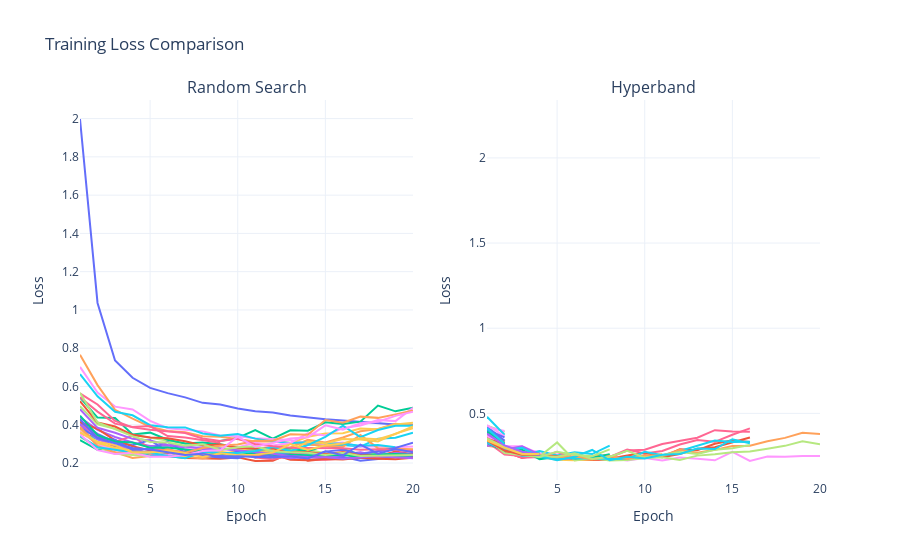

Source (notebook cell):
### Markdown cell above
**#️⃣of Trials - Why is that so different?**
- Hyperband focuses resources on promising configurations by combining random sampling and early elimination of poor configurations

### Code cell
e7_grouped = df_e7.groupby('config.epochs')
df7 = e7_grouped.get_group(20)

e6_grouped = df_e6.groupby('config.epochs')
df6 = e6_grouped.get_group(20)

fig = make_subplots(rows=1, cols=2, subplot_titles=["Random Search", "Hyperband"])

for trial in df7['trial_id'].unique().tolist():
    df = df7[df7['trial_id'] == trial]
    fig.add_trace(go.Scatter(x=df['training_iteration'], y=df['mean_val_loss'], mode='lines'), row=1, col=1)
fig.update_xaxes(title_text="Epoch", row=1, col=1)
fig.update_yaxes(title_text="Loss", row=1, col=1)

for trial in df6['trial_id'].unique().tolist():
    df = df6[df6['trial_id'] == trial]
    fig.add_trace(go.Scatter(x=df['training_iteration'], y=df['mean_val_loss'], mode='lines'), row=1, col=2)
fig.update_xaxes(title_text="Epoch", row=1, col=2)
fig.update_yaxes(title_text="Loss", row=1, col=2)

fig.update_layout(title_text="Training Loss Comparison", showlegend=False)

fig.show()

### Figure 1 — Plotly figure (JSON) as saved in the notebook; plotly's stock layout.template omitted (floating-point values rounded to 4 significant figures)
{"data": [{"mode": "lines", "type": "scatter", "x": [1, 2, 3, 4, 5, 6, 7, 8, 9, 10, 11, 12, 13, 14, 15, 16, 17, 18, 19, 20], "xaxis": "x", "y": [1.998, 1.037, 0.736, 0.6453, 0.5924, 0.5654, 0.5429, 0.5143, 0.5053, 0.4849, 0.47, 0.4642, 0.4485, 0.4378, 0.4284, 0.422, 0.4156, 0.4055, 0.4008, 0.3991], "yaxis": "y"}, {"mode": "lines", "type": "scatter", "x": [1, 2, 3, 4, 5, 6, 7, 8, 9, 10, 11, 12, 13, 14, 15, 16, 17, 18, 19, 20], "xaxis": "x", "y": [0.355, 0.3304, 0.2836, 0.2701, 0.2509, 0.2363, 0.2268, 0.2228, 0.2224, 0.2294, 0.2105, 0.2114, 0.2509, 0.2118, 0.2214, 0.2217, 0.2393, 0.2356, 0.2605, 0.2456], "yaxis": "y"}, {"mode": "lines", "type": "scatter", "x": [1, 2, 3, 4, 5, 6, 7, 8, 9, 10, 11, 12, 13, 14, 15, 16, 17, 18, 19, 20], "xaxis": "x", "y": [0.3199, 0.2689, 0.2796, 0.2539, 0.2475, 0.254, 0.2638, 0.2627, 0.3152, 0.3314, 0.3718, 0.3276, 0.3712, 0.3687, 0.4131, 0.4041, 0.4162, 0.5001, 0.4701, 0.4886], "yaxis": "y"}, {"mode": "lines", "type": "scatter", "x": [1, 2, 3, 4, 5, 6, 7, 8, 9, 10, 11, 12, 13, 14, 15, 16, 17, 18, 19, 20], "xaxis": "x", "y": [0.4389, 0.3732, 0.3363, 0.3069, 0.2895, 0.291, 0.2773, 0.2822, 0.2751, 0.2669, 0.2574, 0.2571, 0.2459, 0.2525, 0.2405, 0.2463, 0.2559, 0.2379, 0.2527, 0.2466], "yaxis": "y"}, {"mode": "lines", "type": "scatter", "x": [1, 2, 3, 4, 5, 6, 7, 8, 9, 10, 11, 12, 13, 14, 15, 16, 17, 18, 19, 20], "xaxis": "x", "y": [0.4022, 0.2851, 0.256, 0.2266, 0.2364, 0.2423, 0.2328, 0.2233, 0.2394, 0.2445, 0.2637, 0.2635, 0.281, 0.3215, 0.307, 0.3331, 0.3662, 0.3775, 0.4048, 0.3958], "yaxis": "y"}, {"mode": "lines", "type": "scatter", "x": [1, 2, 3, 4, 5, 6, 7, 8, 9, 10, 11, 12, 13, 14, 15, 16, 17, 18, 19, 20], "xaxis": "x", "y": [0.3574, 0.3238, 0.3151, 0.2515, 0.2355, 0.24, 0.2469, 0.253, 0.2333, 0.2488, 0.2606, 0.2524, 0.2566, 0.2966, 0.2923, 0.2937, 0.286, 0.3271, 0.332, 0.3587], "yaxis": "y"}, {"mode": "lines", "type": "scatter", "x": [1, 2, 3, 4, 5, 6, 7, 8, 9, 10, 11, 12, 13, 14, 15, 16, 17, 18, 19, 20], "xaxis": "x", "y": [0.4029, 0.3433, 0.3105, 0.3422, 0.2735, 0.2717, 0.2487, 0.2568, 0.2523, 0.247, 0.2293, 0.22, 0.2363, 0.2194, 0.2177, 0.2239, 0.2359, 0.2279, 0.2319, 0.2265], "yaxis": "y"}, {"mode": "lines", "type": "scatter", "x": [1, 2, 3, 4, 5, 6, 7, 8, 9, 10, 11, 12, 13, 14, 15, 16, 17, 18, 19, 20], "xaxis": "x", "y": [0.4966, 0.4021, 0.3792, 0.348, 0.332, 0.3171, 0.3024, 0.2927, 0.2773, 0.2731, 0.2682, 0.2832, 0.2607, 0.2689, 0.2513, 0.2445, 0.2456, 0.2483, 0.2391, 0.242], "yaxis": "y"}, {"mode": "lines", "type": "scatter", "x": [1, 2, 3, 4, 5, 6, 7, 8, 9, 10, 11, 12, 13, 14, 15, 16, 17, 18, 19, 20], "xaxis": "x", "y": [0.7022, 0.5679, 0.4946, 0.4795, 0.4203, 0.3822, 0.3741, 0.3654, 0.3441, 0.3401, 0.3296, 0.3247, 0.3198, 0.3015, 0.2995, 0.3069, 0.2847, 0.2878, 0.2826, 0.2857], "yaxis": "y"}, {"mode": "lines", "type": "scatter", "x": [1, 2, 3, 4, 5, 6, 7, 8, 9, 10, 11, 12, 13, 14, 15, 16, 17, 18, 19, 20], "xaxis": "x", "y": [0.3586, 0.3082, 0.2735, 0.2603, 0.2558, 0.2677, 0.2454, 0.2512, 0.2394, 0.2677, 0.2691, 0.2765, 0.3026, 0.3372, 0.3546, 0.3558, 0.3803, 0.3768, 0.4017, 0.411], "yaxis": "y"}, {"mode": "lines", "type": "scatter", "x": [1, 2, 3, 4, 5, 6, 7, 8, 9, 10, 11, 12, 13, 14, 15, 16, 17, 18, 19, 20], "xaxis": "x", "y": [0.4135, 0.3527, 0.3092, 0.2924, 0.3194, 0.2603, 0.2579, 0.2382, 0.2378, 0.2598, 0.229, 0.2428, 0.2349, 0.232, 0.2261, 0.2322, 0.2113, 0.2212, 0.2298, 0.2336], "yaxis": "y"}, {"mode": "lines", "type": "scatter", "x": [1, 2, 3, 4, 5, 6, 7, 8, 9, 10, 11, 12, 13, 14, 15, 16, 17, 18, 19, 20], "xaxis": "x", "y": [0.4147, 0.378, 0.3187, 0.2878, 0.2651, 0.2532, 0.2481, 0.2571, 0.2266, 0.2347, 0.2431, 0.2451, 0.2173, 0.215, 0.2208, 0.2185, 0.2272, 0.2227, 0.2195, 0.2275], "yaxis": "y"}, {"mode": "lines", "type": "scatter", "x": [1, 2, 3, 4, 5, 6, 7, 8, 9, 10, 11, 12, 13, 14, 15, 16, 17, 18, 19, 20], "xaxis": "x", "y": [0.5425, 0.4376, 0.4349, 0.3492, 0.3587, 0.3216, 0.3022, 0.3074, 0.2978, 0.2815, 0.2746, 0.2662, 0.2744, 0.2612, 0.2917, 0.2739, 0.2434, 0.2451, 0.2473, 0.2425], "yaxis": "y"}, {"mode": "lines", "type": "scatter", "x": [1, 2, 3, 4, 5, 6, 7, 8, 9, 10, 11, 12, 13, 14, 15, 16, 17, 18, 19, 20], "xaxis": "x", "y": [0.4016, 0.3234, 0.2917, 0.2738, 0.2469, 0.2419, 0.2718, 0.2413, 0.231, 0.2417, 0.2563, 0.2362, 0.2245, 0.2303, 0.2348, 0.2407, 0.2493, 0.2606, 0.2716, 0.2665], "yaxis": "y"}, {"mode": "lines", "type": "scatter", "x": [1, 2, 3, 4, 5, 6, 7, 8, 9, 10, 11, 12, 13, 14, 15, 16, 17, 18, 19, 20], "xaxis": "x", "y": [0.7663, 0.6071, 0.4781, 0.4316, 0.3898, 0.367, 0.3607, 0.3404, 0.337, 0.3256, 0.312, 0.3136, 0.3044, 0.2939, 0.2884, 0.2849, 0.3463, 0.2776, 0.2768, 0.2724], "yaxis": "y"}, {"mode": "lines", "type": "scatter", "x": [1, 2, 3, 4, 5, 6, 7, 8, 9, 10, 11, 12, 13, 14, 15, 16, 17, 18, 19], "xaxis": "x", "y": [0.6645, 0.5485, 0.4674, 0.4493, 0.3977, 0.3869, 0.3862, 0.3541, 0.3421, 0.3514, 0.3274, 0.3126, 0.3052, 0.3083, 0.3031, 0.3013, 0.2908, 0.2941, 0.282], "yaxis": "y"}, {"mode": "lines", "type": "scatter", "x": [1, 2, 3, 4, 5, 6, 7, 8, 9], "xaxis": "x", "y": [0.5434, 0.4685, 0.4058, 0.3884, 0.3932, 0.3406, 0.3332, 0.3202, 0.3055], "yaxis": "y"}, {"mode": "lines", "type": "scatter", "x": [1, 2, 3, 4, 5], "xaxis": "x", "y": [0.3362, 0.283, 0.2484, 0.2413, 0.2349], "yaxis": "y"}, {"mode": "lines", "type": "scatter", "x": [1, 2, 3, 4, 5, 6, 7, 8, 9, 10, 11, 12, 13, 14, 15, 16, 17, 18, 19, 20], "xaxis": "x", "y": [0.3662, 0.2973, 0.2678, 0.2564, 0.255, 0.2397, 0.2727, 0.2764, 0.2649, 0.2829, 0.3062, 0.291, 0.3046, 0.3549, 0.3441, 0.3827, 0.3966, 0.4244, 0.419, 0.4891], "yaxis": "y"}, {"mode": "lines", "type": "scatter", "x": [1, 2, 3, 4, 5, 6, 7, 8, 9, 10, 11, 12, 13, 14, 15, 16, 17, 18, 19, 20], "xaxis": "x", "y": [0.3776, 0.3048, 0.28, 0.2657, 0.2503, 0.2591, 0.2334, 0.2463, 0.2583, 0.2479, 0.2525, 0.2681, 0.2649, 0.3107, 0.3027, 0.325, 0.3224, 0.313, 0.3538, 0.3817], "yaxis": "y"}, {"mode": "lines", "type": "scatter", "x": [1, 2, 3, 4, 5, 6, 7, 8, 9, 10, 11, 12, 13, 14, 15, 16, 17, 18, 19, 20], "xaxis": "x", "y": [0.3838, 0.3333, 0.322, 0.2677, 0.2729, 0.3104, 0.2525, 0.2381, 0.2285, 0.2246, 0.2516, 0.2343, 0.246, 0.2292, 0.2596, 0.2689, 0.2453, 0.2629, 0.279, 0.306], "yaxis": "y"}, {"mode": "lines", "type": "scatter", "x": [1, 2, 3, 4, 5, 6, 7, 8, 9, 10, 11, 12, 13, 14, 15, 16, 17, 18, 19, 20], "xaxis": "x", "y": [0.5237, 0.4116, 0.3905, 0.3472, 0.3334, 0.3295, 0.3141, 0.2923, 0.2964, 0.2794, 0.2762, 0.2766, 0.2552, 0.2576, 0.2457, 0.2572, 0.2399, 0.2412, 0.2358, 0.2451], "yaxis": "y"}, {"mode": "lines", "type": "scatter", "x": [1, 2, 3, 4, 5, 6, 7, 8, 9, 10, 11, 12, 13, 14, 15, 16, 17, 18, 19, 20], "xaxis": "x", "y": [0.4472, 0.3455, 0.313, 0.3071, 0.2796, 0.2809, 0.271, 0.2626, 0.2509, 0.2384, 0.2568, 0.2443, 0.2418, 0.2399, 0.2397, 0.2429, 0.2304, 0.2456, 0.2342, 0.2421], "yaxis": "y"}, {"mode": "lines", "type": "scatter", "x": [1, 2, 3, 4, 5, 6, 7, 8, 9, 10, 11, 12, 13, 14, 15, 16, 17, 18, 19, 20], "xaxis": "x", "y": [0.4813, 0.3839, 0.3583, 0.3262, 0.3172, 0.2939, 0.2884, 0.2735, 0.2762, 0.2676, 0.2567, 0.2487, 0.2367, 0.2315, 0.2302, 0.2227, 0.2285, 0.2363, 0.2301, 0.2246], "yaxis": "y"}, {"mode": "lines", "type": "scatter", "x": [1, 2, 3, 4, 5, 6, 7, 8, 9, 10, 11, 12, 13, 14, 15, 16, 17, 18, 19, 20], "xaxis": "x", "y": [0.3882, 0.2898, 0.2542, 0.2588, 0.2563, 0.27, 0.254, 0.2786, 0.2902, 0.2972, 0.3166, 0.3163, 0.3506, 0.3474, 0.4245, 0.4104, 0.4424, 0.4359, 0.4542, 0.4741], "yaxis": "y"}, {"mode": "lines", "type": "scatter", "x": [1, 2, 3, 4, 5, 6, 7, 8, 9, 10, 11, 12, 13, 14, 15, 16, 17, 18, 19, 20], "xaxis": "x", "y": [0.3405, 0.2827, 0.2695, 0.2545, 0.2532, 0.237, 0.2254, 0.2575, 0.2533, 0.2529, 0.2633, 0.2832, 0.2626, 0.2936, 0.3362, 0.395, 0.3351, 0.3727, 0.3952, 0.3944], "yaxis": "y"}, {"mode": "lines", "type": "scatter", "x": [1, 2, 3, 4, 5, 6, 7, 8, 9, 10, 11, 12, 13, 14, 15, 16, 17, 18, 19, 20], "xaxis": "x", "y": [0.5636, 0.5058, 0.4199, 0.3863, 0.3741, 0.3674, 0.357, 0.3283, 0.3154, 0.3266, 0.2978, 0.2877, 0.2797, 0.2782, 0.2767, 0.2769, 0.2698, 0.2721, 0.2681, 0.2607], "yaxis": "y"}, {"mode": "lines", "type": "scatter", "x": [1, 2, 3, 4, 5, 6, 7, 8, 9, 10, 11, 12, 13, 14, 15, 16, 17, 18, 19, 20], "xaxis": "x", "y": [0.5675, 0.4117, 0.3773, 0.34, 0.3102, 0.3077, 0.2902, 0.2979, 0.2678, 0.2825, 0.288, 0.2617, 0.2557, 0.2533, 0.2416, 0.2532, 0.237, 0.2375, 0.2376, 0.2417], "yaxis": "y"}, {"mode": "lines", "type": "scatter", "x": [1, 2, 3, 4, 5, 6, 7, 8, 9, 10, 11, 12, 13, 14, 15, 16, 17, 18, 19, 20], "xaxis": "x", "y": [0.35, 0.267, 0.2473, 0.2541, 0.233, 0.2333, 0.2413, 0.2626, 0.2662, 0.3372, 0.2849, 0.3043, 0.3278, 0.3352, 0.3966, 0.3747, 0.4081, 0.4154, 0.4465, 0.4677], "yaxis": "y"}, {"mode": "lines", "type": "scatter", "x": [1, 2, 3, 4, 5, 6, 7, 8, 9, 10, 11, 12, 13, 14, 15, 16, 17, 18, 19, 20], "xaxis": "x", "y": [0.3602, 0.3112, 0.2936, 0.2554, 0.2551, 0.2641, 0.2516, 0.2318, 0.2511, 0.2407, 0.2435, 0.2543, 0.2993, 0.2684, 0.2926, 0.302, 0.329, 0.3246, 0.3517, 0.3918], "yaxis": "y"}, {"mode": "lines", "type": "scatter", "x": [1, 2, 3, 4, 5, 6, 7, 8, 9, 10, 11, 12, 13, 14, 15, 16, 17, 18, 19, 20], "xaxis": "x", "y": [0.4288, 0.3303, 0.3033, 0.2782, 0.271, 0.2565, 0.2416, 0.249, 0.2322, 0.2353, 0.2303, 0.2292, 0.2354, 0.2238, 0.2614, 0.2404, 0.296, 0.2488, 0.2735, 0.2556], "yaxis": "y"}, {"mode": "lines", "type": "scatter", "x": [1, 2, 3, 4, 5, 6, 7, 8, 9, 10, 11, 12, 13, 14, 15, 16], "xaxis": "x2", "y": [0.3336, 0.277, 0.2378, 0.2579, 0.2388, 0.229, 0.2265, 0.2269, 0.2312, 0.2536, 0.2425, 0.2616, 0.2924, 0.3011, 0.3297, 0.3581], "yaxis": "y2"}, {"mode": "lines", "type": "scatter", "x": [1], "xaxis": "x2", "y": [0.6608], "yaxis": "y2"}, {"mode": "lines", "type": "scatter", "x": [1, 2], "xaxis": "x2", "y": [0.3904, 0.3271], "yaxis": "y2"}, {"mode": "lines", "type": "scatter", "x": [1], "xaxis": "x2", "y": [0.8506], "yaxis": "y2"}, {"mode": "lines", "type": "scatter", "x": [1, 2], "xaxis": "x2", "y": [0.4236, 0.3341], "yaxis": "y2"}, {"mode": "lines", "type": "scatter", "x": [1], "xaxis": "x2", "y": [0.5074], "yaxis": "y2"}, {"mode": "lines", "type": "scatter", "x": [1], "xaxis": "x2", "y": [0.4438], "yaxis": "y2"}, {"mode": "lines", "type": "scatter", "x": [1, 2, 3, 4, 5, 6, 7, 8, 9, 10, 11, 12, 13, 14, 15, 16, 17, 18, 19, 20], "xaxis": "x2", "y": [0.3823, 0.3074, 0.3069, 0.264, 0.2586, 0.2578, 0.2352, 0.2378, 0.224, 0.2381, 0.2237, 0.2408, 0.2337, 0.2245, 0.2746, 0.2203, 0.2465, 0.2458, 0.2497, 0.2501], "yaxis": "y2"}, {"mode": "lines", "type": "scatter", "x": [1, 2, 3, 4, 5, 6, 7, 8, 9, 10, 11], "xaxis": "x2", "y": [0.3506, 0.2853, 0.2614, 0.2424, 0.2279, 0.225, 0.2295, 0.2362, 0.2411, 0.2478, 0.261], "yaxis": "y2"}, {"mode": "lines", "type": "scatter", "x": [1], "xaxis": "x2", "y": [2.043], "yaxis": "y2"}, {"mode": "lines", "type": "scatter", "x": [1, 2], "xaxis": "x2", "y": [0.3896, 0.3352], "yaxis": "y2"}, {"mode": "lines", "type": "scatter", "x": [1, 2, 3, 4], "xaxis": "x2", "y": [0.3934, 0.2936, 0.2789, 0.2691], "yaxis": "y2"}, {"mode": "lines", "type": "scatter", "x": [1], "xaxis": "x2", "y": [0.5521], "yaxis": "y2"}, {"mode": "lines", "type": "scatter", "x": [1, 2, 3, 4], "xaxis": "x2", "y": [0.3098, 0.2949, 0.2448, 0.2551], "yaxis": "y2"}, {"mode": "lines", "type": "scatter", "x": [1], "xaxis": "x2", "y": [0.4173], "yaxis": "y2"}, {"mode": "lines", "type": "scatter", "x": [1, 2, 3, 4, 5, 6, 7, 8, 9, 10, 11, 12, 13, 14, 15, 16], "xaxis": "x2", "y": [0.3258, 0.2744, 0.2393, 0.2431, 0.2314, 0.2339, 0.246, 0.2444, 0.2877, 0.2641, 0.2794, 0.3171, 0.3442, 0.3328, 0.3745, 0.4122], "yaxis": "y2"}, {"mode": "lines", "type": "scatter", "x": [1], "xaxis": "x2", "y": [0.5861], "yaxis": "y2"}, {"mode": "lines", "type": "scatter", "x": [1, 2, 3, 4], "xaxis": "x2", "y": [0.3201, 0.2845, 0.2794, 0.2758], "yaxis": "y2"}, {"mode": "lines", "type": "scatter", "x": [1, 2, 3, 4], "xaxis": "x2", "y": [0.3651, 0.2953, 0.286, 0.25], "yaxis": "y2"}, {"mode": "lines", "type": "scatter", "x": [1], "xaxis": "x2", "y": [0.5629], "yaxis": "y2"}, {"mode": "lines", "type": "scatter", "x": [1], "xaxis": "x2", "y": [0.6292], "yaxis": "y2"}, {"mode": "lines", "type": "scatter", "x": [1, 2], "xaxis": "x2", "y": [0.3791, 0.3231], "yaxis": "y2"}, {"mode": "lines", "type": "scatter", "x": [1, 2], "xaxis": "x2", "y": [0.4168, 0.3109], "yaxis": "y2"}, {"mode": "lines", "type": "scatter", "x": [1, 2, 3, 4, 5, 6, 7, 8], "xaxis": "x2", "y": [0.3398, 0.2874, 0.2615, 0.2569, 0.2432, 0.2415, 0.2467, 0.2578], "yaxis": "y2"}, {"mode": "lines", "type": "scatter", "x": [1, 2, 3, 4, 5, 6, 7, 8], "xaxis": "x2", "y": [0.3368, 0.287, 0.2499, 0.2782, 0.2528, 0.2713, 0.2609, 0.3108], "yaxis": "y2"}, {"mode": "lines", "type": "scatter", "x": [1, 2, 3, 4, 5, 6, 7, 8, 9, 10, 11, 12, 13, 14, 15, 16], "xaxis": "x2", "y": [0.3327, 0.2585, 0.2497, 0.2405, 0.2737, 0.2317, 0.2398, 0.2413, 0.2817, 0.2863, 0.3204, 0.3391, 0.3567, 0.4014, 0.3935, 0.3915], "yaxis": "y2"}, {"mode": "lines", "type": "scatter", "x": [1, 2], "xaxis": "x2", "y": [0.4281, 0.3917], "yaxis": "y2"}, {"mode": "lines", "type": "scatter", "x": [1, 2], "xaxis": "x2", "y": [0.4195, 0.396], "yaxis": "y2"}, {"mode": "lines", "type": "scatter", "x": [1], "xaxis": "x2", "y": [0.4297], "yaxis": "y2"}, {"mode": "lines", "type": "scatter", "x": [1], "xaxis": "x2", "y": [0.6155], "yaxis": "y2"}, {"mode": "lines", "type": "scatter", "x": [1, 2, 3, 4, 5, 6, 7, 8, 9, 10, 11, 12, 13, 14, 15, 16], "xaxis": "x2", "y": [0.341, 0.2755, 0.2634, 0.2507, 0.248, 0.2367, 0.2358, 0.233, 0.2531, 0.2693, 0.2437, 0.2895, 0.2834, 0.3211, 0.3416, 0.3325], "yaxis": "y2"}, {"mode": "lines", "type": "scatter", "x": [1], "xaxis": "x2", "y": [0.6846], "yaxis": "y2"}, {"mode": "lines", "type": "scatter", "x": [1, 2], "xaxis": "x2", "y": [0.31, 0.3158], "yaxis": "y2"}, {"mode": "lines", "type": "scatter", "x": [1], "xaxis": "x2", "y": [0.7276], "yaxis": "y2"}, {"mode": "lines", "type": "scatter", "x": [1, 2], "xaxis": "x2", "y": [0.4161, 0.3341], "yaxis": "y2"}, {"mode": "lines", "type": "scatter", "x": [1], "xaxis": "x2", "y": [0.4494], "yaxis": "y2"}, {"mode": "lines", "type": "scatter", "x": [1, 2, 3, 4, 5, 6, 7, 8, 9, 10, 11, 12, 13, 14, 15, 16, 17, 18, 19, 20], "xaxis": "x2", "y": [0.4048, 0.2981, 0.2644, 0.2469, 0.3293, 0.2229, 0.2376, 0.2227, 0.2268, 0.2373, 0.243, 0.2265, 0.2519, 0.2594, 0.272, 0.2755, 0.2928, 0.3093, 0.3355, 0.3192], "yaxis": "y2"}, {"mode": "lines", "type": "scatter", "x": [1, 2], "xaxis": "x2", "y": [0.3663, 0.3151], "yaxis": "y2"}, {"mode": "lines", "type": "scatter", "x": [1, 2], "xaxis": "x2", "y": [0.368, 0.3256], "yaxis": "y2"}, {"mode": "lines", "type": "scatter", "x": [1], "xaxis": "x2", "y": [0.6553], "yaxis": "y2"}, {"mode": "lines", "type": "scatter", "x": [1], "xaxis": "x2", "y": [0.707], "yaxis": "y2"}, {"mode": "lines", "type": "scatter", "x": [1, 2, 3, 4, 5, 6, 7, 8], "xaxis": "x2", "y": [0.3247, 0.2808, 0.2863, 0.2315, 0.2434, 0.2353, 0.2389, 0.2606], "yaxis": "y2"}, {"mode": "lines", "type": "scatter", "x": [1], "xaxis": "x2", "y": [0.708], "yaxis": "y2"}, {"mode": "lines", "type": "scatter", "x": [1], "xaxis": "x2", "y": [0.5112], "yaxis": "y2"}, {"mode": "lines", "type": "scatter", "x": [1, 2], "xaxis": "x2", "y": [0.4799, 0.3748], "yaxis": "y2"}, {"mode": "lines", "type": "scatter", "x": [1, 2], "xaxis": "x2", "y": [0.3634, 0.3345], "yaxis": "y2"}, {"mode": "lines", "type": "scatter", "x": [1], "xaxis": "x2", "y": [0.7621], "yaxis": "y2"}, {"mode": "lines", "type": "scatter", "x": [1, 2], "xaxis": "x2", "y": [0.3671, 0.317], "yaxis": "y2"}, {"mode": "lines", "type": "scatter", "x": [1, 2], "xaxis": "x2", "y": [0.4097, 0.3348], "yaxis": "y2"}, {"mode": "lines", "type": "scatter", "x": [1, 2], "xaxis": "x2", "y": [0.4165, 0.3402], "yaxis": "y2"}, {"mode": "lines", "type": "scatter", "x": [1], "xaxis": "x2", "y": [0.4327], "yaxis": "y2"}, {"mode": "lines", "type": "scatter", "x": [1], "xaxis": "x2", "y": [0.5345], "yaxis": "y2"}, {"mode": "lines", "type": "scatter", "x": [1, 2, 3, 4], "xaxis": "x2", "y": [0.4058, 0.2858, 0.3066, 0.2576], "yaxis": "y2"}, {"mode": "lines", "type": "scatter", "x": [1], "xaxis": "x2", "y": [0.46], "yaxis": "y2"}, {"mode": "lines", "type": "scatter", "x": [1, 2, 3, 4, 5, 6, 7, 8, 9, 10, 11, 12, 13, 14, 15, 16], "xaxis": "x2", "y": [0.3399, 0.2823, 0.2986, 0.2443, 0.238, 0.2371, 0.235, 0.2365, 0.2327, 0.274, 0.2541, 0.2786, 0.3087, 0.3407, 0.3323, 0.3333], "yaxis": "y2"}, {"mode": "lines", "type": "scatter", "x": [1], "xaxis": "x2", "y": [0.6438], "yaxis": "y2"}, {"mode": "lines", "type": "scatter", "x": [1], "xaxis": "x2", "y": [0.7397], "yaxis": "y2"}, {"mode": "lines", "type": "scatter", "x": [1, 2], "xaxis": "x2", "y": [0.4308, 0.3652], "yaxis": "y2"}, {"mode": "lines", "type": "scatter", "x": [1], "xaxis": "x2", "y": [2.228], "yaxis": "y2"}, {"mode": "lines", "type": "scatter", "x": [1], "xaxis": "x2", "y": [0.4991], "yaxis": "y2"}, {"mode": "lines", "type": "scatter", "x": [1, 2], "xaxis": "x2", "y": [0.3495, 0.3202], "yaxis": "y2"}, {"mode": "lines", "type": "scatter", "x": [1, 2], "xaxis": "x2", "y": [0.3956, 0.3234], "yaxis": "y2"}, {"mode": "lines", "type": "scatter", "x": [1, 2, 3, 4], "xaxis": "x2", "y": [0.3283, 0.2883, 0.267, 0.2608], "yaxis": "y2"}, {"mode": "lines", "type": "scatter", "x": [1, 2, 3, 4, 5, 6, 7, 8, 9, 10, 11, 12, 13, 14, 15, 16, 17, 18, 19, 20], "xaxis": "x2", "y": [0.3367, 0.3026, 0.2749, 0.2506, 0.2428, 0.2486, 0.2312, 0.2482, 0.2317, 0.252, 0.252, 0.2866, 0.2695, 0.2857, 0.3083, 0.31, 0.3357, 0.356, 0.3859, 0.3795], "yaxis": "y2"}, {"mode": "lines", "type": "scatter", "x": [1], "xaxis": "x2", "y": [0.609], "yaxis": "y2"}, {"mode": "lines", "type": "scatter", "x": [1], "xaxis": "x2", "y": [1.453], "yaxis": "y2"}, {"mode": "lines", "type": "scatter", "x": [1, 2, 3, 4, 5, 6, 7, 8, 9, 10, 11, 12, 13, 14, 15, 16], "xaxis": "x2", "y": [0.3514, 0.3035, 0.2617, 0.2458, 0.2456, 0.2658, 0.2321, 0.245, 0.2797, 0.2395, 0.2546, 0.2724, 0.2613, 0.2863, 0.2958, 0.3146], "yaxis": "y2"}, {"mode": "lines", "type": "scatter", "x": [1], "xaxis": "x2", "y": [0.6117], "yaxis": "y2"}, {"mode": "lines", "type": "scatter", "x": [1], "xaxis": "x2", "y": [0.5196], "yaxis": "y2"}, {"mode": "lines", "type": "scatter", "x": [1], "xaxis": "x2", "y": [0.6405], "yaxis": "y2"}, {"mode": "lines", "type": "scatter", "x": [1], "xaxis": "x2", "y": [0.5547], "yaxis": "y2"}, {"mode": "lines", "type": "scatter", "x": [1], "xaxis": "x2", "y": [0.4462], "yaxis": "y2"}, {"mode": "lines", "type": "scatter", "x": [1], "xaxis": "x2", "y": [0.5062], "yaxis": "y2"}, {"mode": "lines", "type": "scatter", "x": [1], "xaxis": "x2", "y": [0.545], "yaxis": "y2"}, {"mode": "lines", "type": "scatter", "x": [1, 2, 3, 4, 5, 6, 7, 8, 9, 10, 11, 12, 13, 14, 15, 16], "xaxis": "x2", "y": [0.3301, 0.2868, 0.2515, 0.2483, 0.2255, 0.2456, 0.2852, 0.2244, 0.2454, 0.2345, 0.2567, 0.2618, 0.2938, 0.2905, 0.3482, 0.3238], "yaxis": "y2"}, {"mode": "lines", "type": "scatter", "x": [1], "xaxis": "x2", "y": [0.6396], "yaxis": "y2"}, {"mode": "lines", "type": "scatter", "x": [1, 2, 3, 4, 5, 6, 7, 8], "xaxis": "x2", "y": [0.3522, 0.2665, 0.2552, 0.2435, 0.274, 0.2574, 0.2483, 0.2887], "yaxis": "y2"}, {"mode": "lines", "type": "scatter", "x": [1], "xaxis": "x2", "y": [0.4698], "yaxis": "y2"}, {"mode": "lines", "type": "scatter", "x": [1], "xaxis": "x2", "y": [0.527], "yaxis": "y2"}, {"mode": "lines", "type": "scatter", "x": [1, 2], "xaxis": "x2", "y": [0.4036, 0.3595], "yaxis": "y2"}, {"mode": "lines", "type": "scatter", "x": [1, 2, 3, 4], "xaxis": "x2", "y": [0.3404, 0.2818, 0.2577, 0.2579], "yaxis": "y2"}, {"mode": "lines", "type": "scatter", "x": [1], "xaxis": "x2", "y": [0.5029], "yaxis": "y2"}, {"mode": "lines", "type": "scatter", "x": [1, 2, 3, 4], "xaxis": "x2", "y": [0.3807, 0.3117, 0.2752, 0.2559], "yaxis": "y2"}, {"mode": "lines", "type": "scatter", "x": [1], "xaxis": "x2", "y": [0.5227], "yaxis": "y2"}, {"mode": "lines", "type": "scatter", "x": [1, 2], "xaxis": "x2", "y": [0.4123, 0.3219], "yaxis": "y2"}, {"mode": "lines", "type": "scatter", "x": [1], "xaxis": "x2", "y": [0.5109], "yaxis": "y2"}, {"mode": "lines", "type": "scatter", "x": [1], "xaxis": "x2", "y": [0.6755], "yaxis": "y2"}, {"mode": "lines", "type": "scatter", "x": [1], "xaxis": "x2", "y": [0.4407], "yaxis": "y2"}, {"mode": "lines", "type": "scatter", "x": [1, 2, 3, 4], "xaxis": "x2", "y": [0.3409, 0.2976, 0.2615, 0.2619], "yaxis": "y2"}], "layout": {"annotations": [{"font": {"size": 16}, "showarrow": false, "text": "Random Search", "x": 0.225, "xanchor": "center", "xref": "paper", "y": 1, "yanchor": "bottom", "yref": "paper"}, {"font": {"size": 16}, "showarrow": false, "text": "Hyperband", "x": 0.775, "xanchor": "center", "xref": "paper", "y": 1, "yanchor": "bottom", "yref": "paper"}], "showlegend": false, "title": {"text": "Training Loss Comparison"}, "xaxis": {"anchor": "y", "domain": [0, 0.45], "title": {"text": "Epoch"}}, "xaxis2": {"anchor": "y2", "domain": [0.55, 1], "title": {"text": "Epoch"}}, "yaxis": {"anchor": "x", "domain": [0, 1], "title": {"text": "Loss"}}, "yaxis2": {"anchor": "x2", "domain": [0, 1], "title": {"text": "Loss"}}}}
